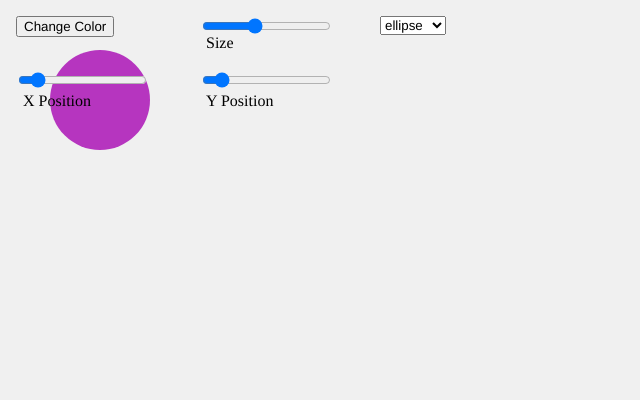
Frame 1 (no input)
Frame 60 (no input): identical to frame 1, image omitted
Frame 120 (the mouse pressed at the canvas centre since frame 60): identical to frame 1, image omitted

The p5.js sketch that drew this single still picture (run headless with seeded random() and noise() and a simulated clock; from frame 60 on, the mouse is pressed at the canvas centre):

// p5.js sketch
// ── sketch.js
//add position slider maybe meow

let colorBtn, sizeSlider, shapeSelect;
let shapeColor;
let xval, yval;

function setup() {
  createCanvas(640, 400);
  noStroke();
  textFont("Helvetica, Arial, sans-serif");

  // starting color
  shapeColor = color(random(255), random(255), random(255));

  // Button: change color
  colorBtn = createButton("Change Color");
  colorBtn.position(16, 16);
  colorBtn.mousePressed(randomShapeColor);
  
  function randomShapeColor() {
    shapeColor = color(random(255), random(255), random(255));
  }

  // Slider: controls size
  createP("Size").position(190, 30 ).style("margin", "4px 0 0 16px");
  createP("X Position").position(7, 88 ).style("margin", "4px 0 0 16px");
  createP("Y Position").position(190, 88 ).style("margin", "4px 0 0 16px");
  sizeSlider = createSlider(20, 220, 100, 1);
  sizeSlider.position(200, 16);
  
  //position slider
  xSlider = createSlider(40, 600, 100, 1);
  xSlider.position(16, 70)
  let xval = xSlider.value();
  
  ySlider = createSlider(40, 600, 100, 1);
  ySlider.position(200, 70)
  let yval = ySlider.value();
  


  // Dropdown: choose shape
  // createP("Shape").position(0, 160).style("margin", "8px 0 0 16px");
  shapeSelect = createSelect();
  shapeSelect.position(380, 16);
  shapeSelect.option("ellipse");
  shapeSelect.option("rect");
  shapeSelect.option("triangle");
  
  colorBtn.addClass('colorBtn');
  sizeSlider.addClass('sizeSlider');
  shapeSelect.addClass('shapeSelect');
}

function draw() {
  background(240);

  push();
  let xval = xSlider.value();
  let yval = ySlider.value();
  translate(xval, yval);
  let s = sizeSlider.value();

  fill(shapeColor);

  // draw chosen shape
  let choice = shapeSelect.value();
  if (choice === "ellipse") {
    ellipse(0, 0, s, s);
  } else if (choice === "rect") {
    rectMode(CENTER);
    rect(0, 0, s, s);
  } else if (choice === "triangle") {
    triangle(-s * 0.6, s * 0.5, 0, -s * 0.6, s * 0.6, s * 0.5);
  }
  
}

// ── style.css
html, body {
  margin: 0;
  padding: 0;
}
canvas {
  display: block;
}

.colorBtn {
  font-size: 14px;
  padding: 8px 24px;     
  background-color: #0b73ff; 
  color: white;
  border: none;
  border-radius: 12px;
  cursor: pointer; 
}

.colorBtn:hover {
  background-color: #094CA7; 
}


.shapeSelect{
  font-size: 14px;
  padding: 8px 24px;     
  background-color: #0b73ff; 
  color: white;
  border: none;
  border-radius: 12px;
  cursor: pointer; 
}

.shapeSelect:hover {
  background-color: #094CA7; 
}

p {
  font-family: Helvetica, Arial, sans-serif;
  font-size: 14px;
}
